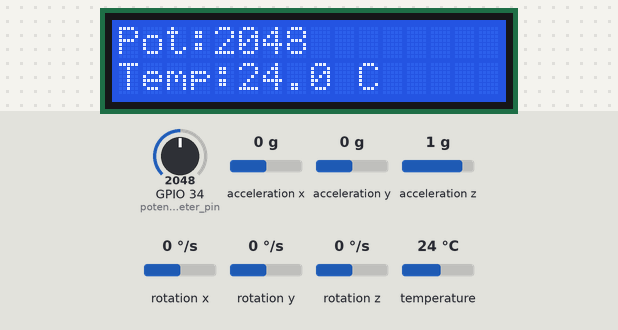
Bench run of a sketch on a simulated ESP32. Shown: 16×2 character LCD. Inputs (shaded band) come from the test bench; at power-on: acceleration x 0 g, GPIO 34 (potentiometer_pin) = 2048, acceleration y 0 g, acceleration z 1 g, rotation x 0 °/s, rotation y 0 °/s, rotation z 0 °/s, temperature 24 °C.

Above: at 2.2 s.
2.3 s: acceleration x set to -1.4 g
At 13.5 s:
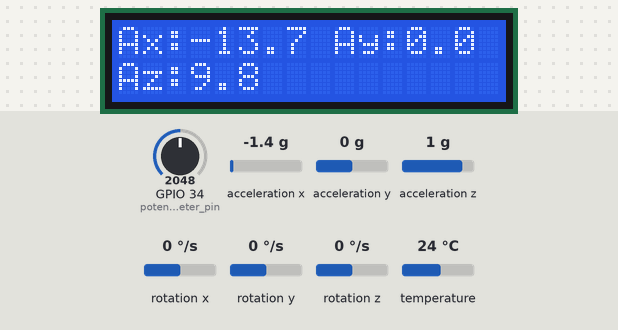
16.3 s: GPIO 34 (potentiometer_pin) set to 2866
At 20.1 s:
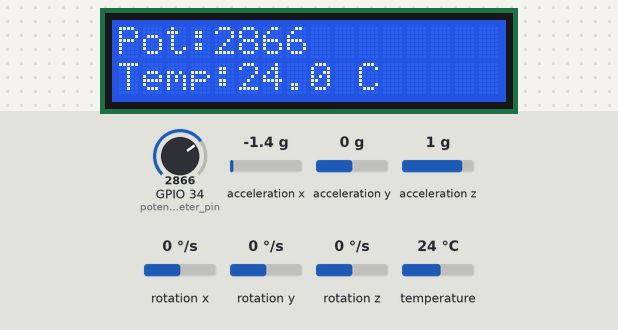
25.3 s: acceleration y set to -1.4 g
At 31.9 s:
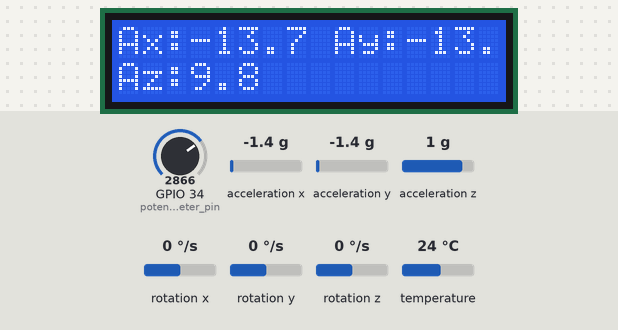
35.8 s: acceleration z set to -1.4 g
At 41.8 s:
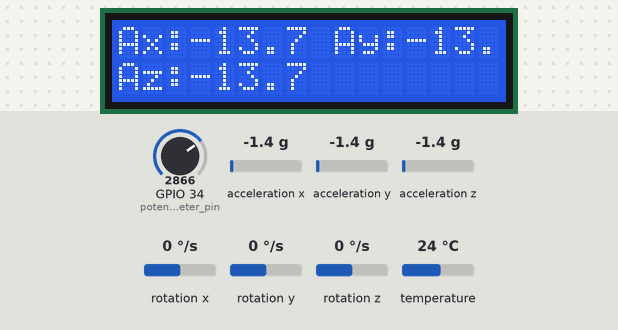
44.9 s: GPIO 34 (potentiometer_pin) set to 3972
At 47.1 s:
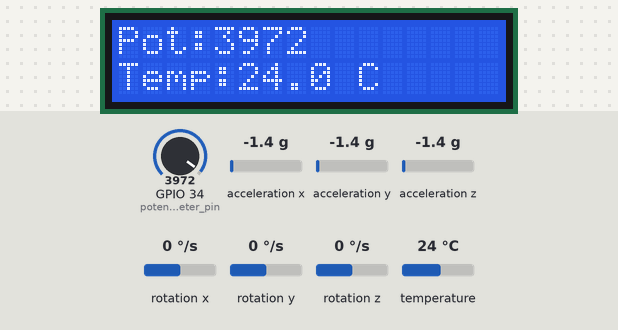
53.9 s: rotation x set to -192 °/s
At 62.2 s:
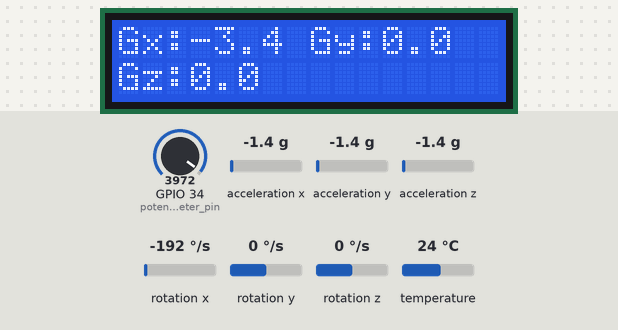
Timing chart, 0 to 63.7 s (numbered marks = the images above; inputs shaded):
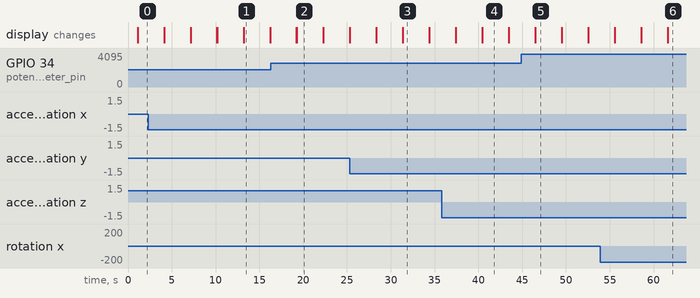

The sketch:

mpu6050_lcd_sensor_monitor.ino
```cpp
#include <Wire.h>
#include <LiquidCrystal_I2C.h>
#include <Adafruit_MPU6050.h>
#include <Adafruit_Sensor.h>

const int potentiometer_pin = 34;
const int sda_pin = 26;
const int scl_pin = 25;

LiquidCrystal_I2C lcd(0x27, 16, 2);
Adafruit_MPU6050 mpu;

void setup() {
  Serial.begin(115200);
  Wire.begin(sda_pin, scl_pin);

  lcd.init();
  lcd.backlight();
  lcd.print("Initializing...");

  if (!mpu.begin(0x68)) {
    lcd.clear();
    lcd.print("MPU6050 error");
    Serial.println("MPU6050 not found. Check wiring and I2C address.");
    while (true) delay(100);
  }

  pinMode(potentiometer_pin, INPUT);
  delay(1000);
  lcd.clear();
}

void loop() {
  sensors_event_t accel, gyro, temp;
  mpu.getEvent(&accel, &gyro, &temp);
  int pot_reading = analogRead(potentiometer_pin);

  lcd.setCursor(0, 0);
  lcd.print("Pot:");
  lcd.print(pot_reading);
  lcd.print("       ");
  lcd.setCursor(0, 1);
  lcd.print("Temp:");
  lcd.print(temp.temperature, 1);
  lcd.print(" C   ");
  delay(3000);

  lcd.clear();
  lcd.setCursor(0, 0);
  lcd.print("Ax:"); lcd.print(accel.acceleration.x, 1);
  lcd.print(" Ay:"); lcd.print(accel.acceleration.y, 1);
  lcd.setCursor(0, 1);
  lcd.print("Az:"); lcd.print(accel.acceleration.z, 1);
  delay(3000);

  lcd.clear();
  lcd.setCursor(0, 0);
  lcd.print("Gx:"); lcd.print(gyro.gyro.x, 1);
  lcd.print(" Gy:"); lcd.print(gyro.gyro.y, 1);
  lcd.setCursor(0, 1);
  lcd.print("Gz:"); lcd.print(gyro.gyro.z, 1);
  delay(3000);
  lcd.clear();
}
```

Measured:
- what the display in image 1 shows lasts 3.0 s, from 13.2 s to 16.2 s
